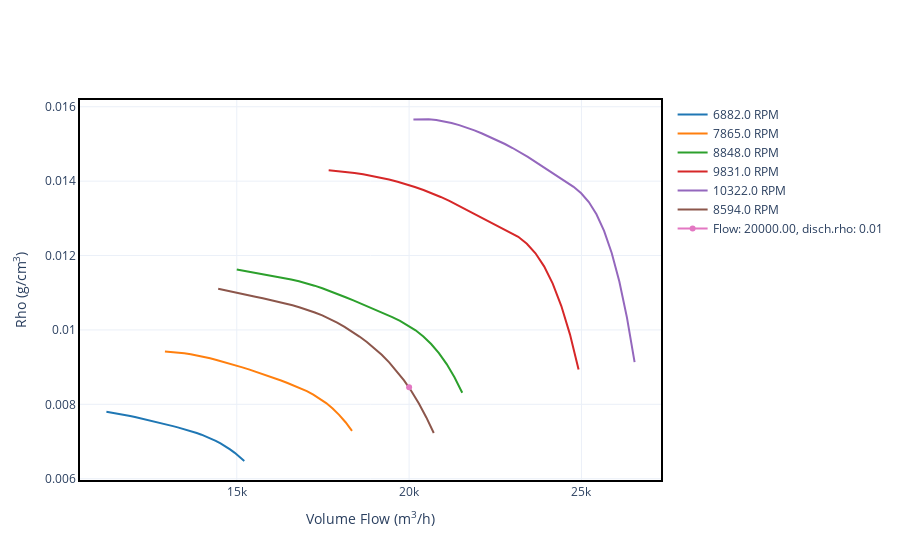

Notebook code cell kept with this figure:
### Markdown cell above
Notice that by default the units used in the `flow_v` and `speed` arguments are the SI units, but you can also provide pint quantities:

### Code cell
fig = imp.disch.rho_plot(
    flow_v=Q_(20000, "m³/h"),
    speed=Q_(8594, "RPM"),
    flow_v_units="m³/h",
    speed_units="RPM",
    rho_units="g/cm³",
)
fig
